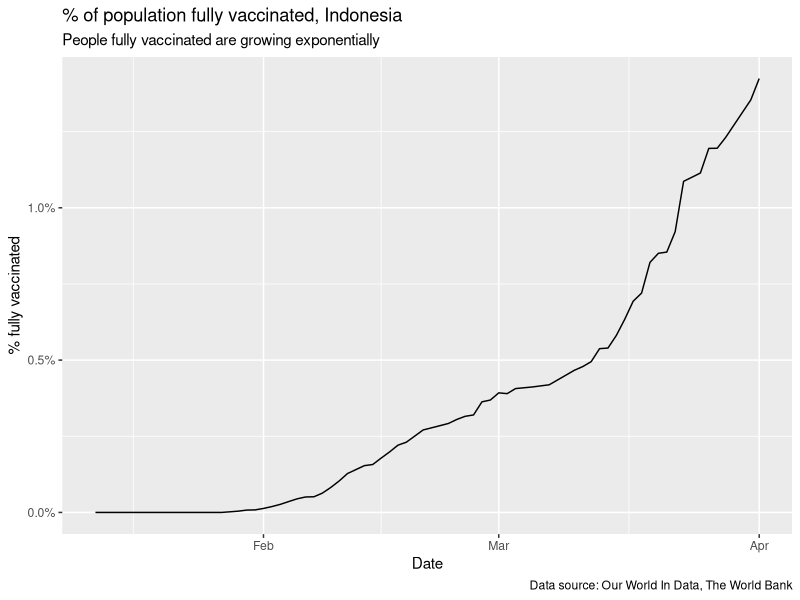

Source code (R):
## ---- chunk 1
library(tidyverse)
## ---- chunk 2
indonesia <- read_csv('Indonesia.csv')
## ---- chunk 3
glimpse(indonesia)
## ---- chunk 4
glimpse(mpg)
## ---- chunk 5
a <- 5
b <- 8
## ---- chunk 6
addition <- a + b
substraction <- a - b
multiplication <- a * b
division <- a / b
modulo <- a %% b

paste0("Result of addition: ", addition,
      ", result of substraction: ", substraction,
      ", result of multiplication: ", multiplication,
      ", result of division: ", division,
      ", result of modulo: ", modulo)
## ---- chunk 7
a_plus_b <- function(a, b){
  a + b
}

c <- a_plus_b(a=21, b=22)

c
## ---- chunk 8
# command to declare a list
list_to_iterate <- c(12, 13, 14)

for (i in list_to_iterate){
  c <- a_plus_b(20, i)
  print(c)
}
## ---- chunk 9
i = 1
while (i <= 3){
  c <- a_plus_b(20, list_to_iterate[i])
  print(c)
  i = i+1
}
## ---- chunk 10
# 2019 Indonesia population from https://data.worldbank.org/indicator/SP.POP.TOTL?locations=ID
indo_pop_2019 <- 270625568

# Create a new column which shows the % of population fully vaccinated
indonesia %>%
  # TASK: Complete the code for pct_fully_vaccinated column, which is people_fully_vaccinated divided by indo_pop_2019
  mutate(pct_fully_vaccinated = people_fully_vaccinated / indo_pop_2019) %>%
  ggplot(aes(x = date, y = pct_fully_vaccinated)) +
  geom_line() +
  scale_y_continuous(labels = scales::percent) +
  labs(title = '% of population fully vaccinated, Indonesia',
       subtitle = 'People fully vaccinated are growing exponentially',
       x = 'Date',
       y = '% fully vaccinated',
       caption = 'Data source: Our World In Data, The World Bank')
